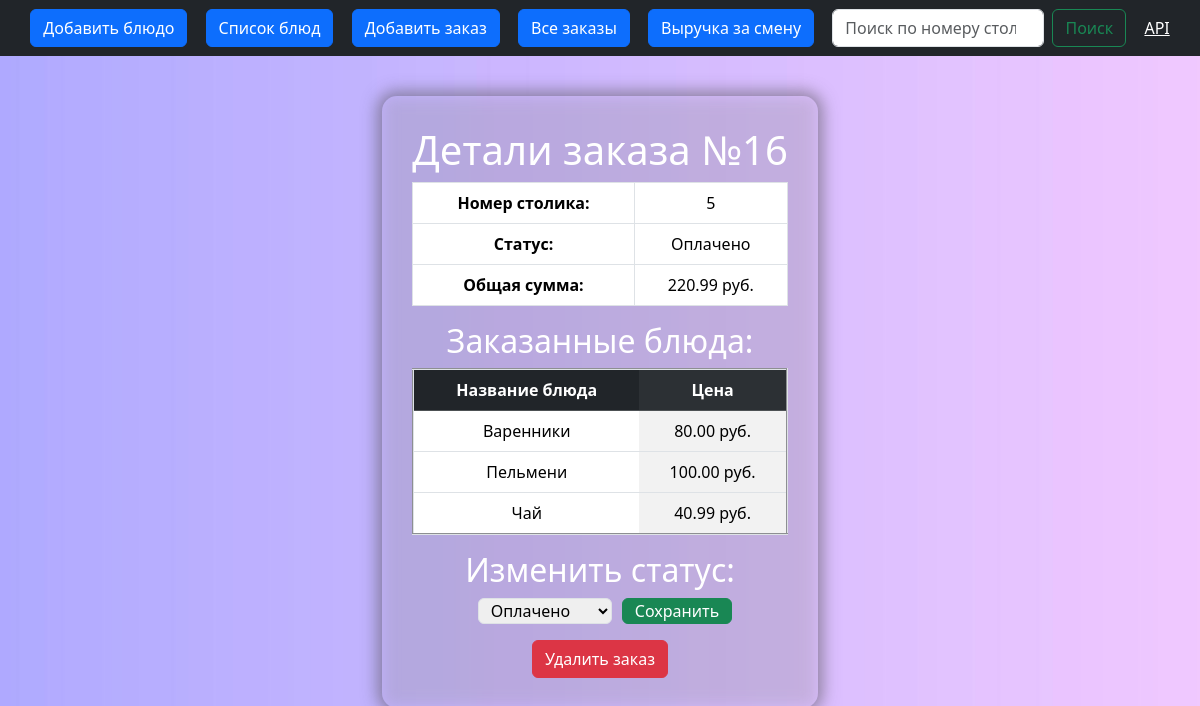
The page /order-detail/16/ on the database its author committed.
### orders/models.py (models this page shows, shortened)
class Order(models.Model):
    table_number = models.PositiveSmallIntegerField(verbose_name='Номер столика', default=1)
    items = models.ManyToManyField(Item, blank=True, verbose_name='Блюда')
    total_price = models.DecimalField(max_digits=10, decimal_places=2, default=0.00, verbose_name='Сумма заказа')
    status = models.CharField(max_length=10, choices=STATUS_CHOICES, default='in_waiting', verbose_name='Статус')

class Item(models.Model):
    dish_name = models.CharField(max_length=100, unique=True, verbose_name='Название блюда')
    price = models.DecimalField(max_digits=8, decimal_places=2, default=1.00, verbose_name='Цена')

### orders/views.py (the view, shortened to what this page needs)
# urls.py: path('order-detail/<int:pk>/', OrderDetailView.as_view(), name='order-detail'),
class OrderDetailView(UpdateView):
    model = Order
    fields = ['status']
    template_name = 'orders/order-detail.html'
    context_object_name = 'order'
    def get_context_data(self, **kwargs):
        context = super().get_context_data(**kwargs)
        context['form'] = OrderStatusForm(instance=self.object)
        return context

### orders/forms.py
class OrderStatusForm(forms.ModelForm):
    class Meta:
        model = Order
        fields = ['status']
        widgets = {
            'status': forms.Select(attrs={'class': 'my-custom-select'}),
        }

### orders/templates/orders/order-detail.html (shortened to what this page needs)
{% extends 'orders/base.html' %}
{% load static %}
{% block content %}
<link rel="stylesheet" href="{% static 'css/order.css'%}" type="text/css">
<div class='order'>
<h1>Детали заказа №{{ order.id }}</h1>
<table class="table table-bordered">
    <tr>
        <th>Номер столика:</th>
        <td>{{ order.table_number }}</td>
    </tr>
    <tr>
        <th>Статус:</th>
        <td>{{ order.get_status_display }}</td>
    </tr>
    <tr>
        <th>Общая сумма:</th>
        <td>{{ order.total_price }} руб.</td>
    </tr>
</table>
<h2>Заказанные блюда:</h2>
<table border=2 class="table table-striped-columns">
    <thead class="table-dark">
        <tr>
            <th>Название блюда</th>
            <th>Цена</th>
        </tr>
    </thead>
    <tbody>
        {% for item in order.items.all %}
        <tr>
            <td>{{ item.dish_name }}</td>
            <td>{{ item.price }} руб.</td>
        </tr>
        {% endfor %}
    </tbody>
</table>
<h2>Изменить статус:</h2>
<form method="post">
    <p style="display: inline-flex;align-items: stretch;">
    {{ form.status }}
    <button type="submit" class="btn btn-success" id="btn-suc">Сохранить</button>
    </p>
    <br>
    <button type="submit" name="delete" value="delete" class="btn btn-danger">Удалить заказ</button>
</form>
</div>
{% endblock content %}

### static/CSS/menu.css (style rules this page uses)
body { background-image: url("../img/background.jpg"); background-repeat: no-repeat; background-size: cover; }

### static/CSS/order.css (style rules this page uses)
.order { padding: 30px; text-align: center; border-radius: 15px; margin: 40px; color: #ffffff; backdrop-filter: blur(8px) saturate(100%) contrast(75%); text-decoration: none; box-shadow: rgba(73, 73, 73, 0.5) 0px 0px 15px 5px; justify-self: center; }
.my-custom-select, .my-custom-input, .my-custom-item-input { border: var(--bs-border-width) solid var(--bs-border-color); border-radius: var(--bs-border-radius); padding: 0.01rem 0.50rem; margin: 0 10px 0 10px; }
#btn-suc { --bs-btn-padding-y: 0.02rem; }

### rows shown on the page
Order: id "16", table_number "5", status "Оплачено", total_price "220.99"
Item: dish_name "Варенники", price "80.00"
Item: dish_name "Пельмени", price "100.00"
Item: dish_name "Чай", price "40.99"
